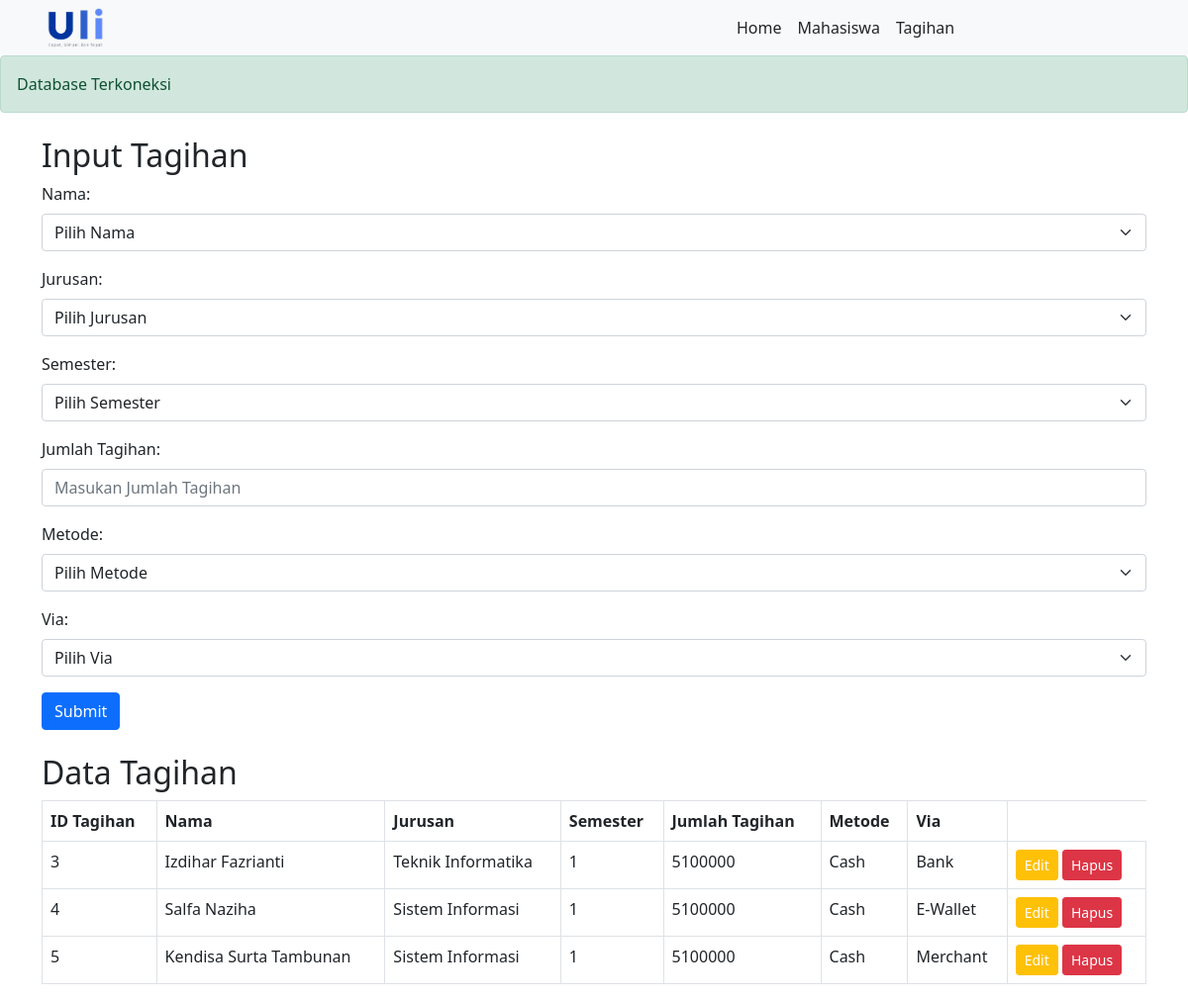
The page /tagihan.php on the database its author committed.
### tables this page shows
CREATE TABLE `tagihan` (
  `id_tagihan` int NOT NULL,
  `nama` varchar(255) NOT NULL,
  `jurusan` enum('Teknik Informatika','Sistem Informasi','Rekayasa Perangkat Lunak','Manajemen','Akuntansi','Bisnis Digital','Komunikasi Desain Visual') NOT NULL,
  `semester` int NOT NULL,
  `jumlah_tagihan` int NOT NULL,
  `metode` enum('Cash','Cicilan 6x','Cicilan 3x','') NOT NULL,
  `via` enum('Bank','E-Wallet','Merchant','') NOT NULL
);

### tagihan.php (the view, shortened to what this page needs)
<?php include 'assets/resource/header.php'; ?>
    <div class="container mt-4">
        <h2>Input Tagihan</h2>
        <form action="<?php echo htmlspecialchars($_SERVER["PHP_SELF"]); ?>" method="post">
            <div class="mb-3">
                <label class="form-label">Nama:</label>
                <select name="nama" class="form-select" required>
                    <option value="">Pilih Nama</option>
                </select>
            </div>
            <div class="mb-3">
                <label class="form-label">Jurusan:</label>
                <select name="jurusan" class="form-select" required>
                    <option value="">Pilih Jurusan</option>
                </select>
            </div>
            <div class="mb-3">
                <label class="form-label">Semester:</label>
                <select name="semester" class="form-select" required>
                    <option value="">Pilih Semester</option>
                </select>
            </div>
            <div class="mb-3">
                <label class="form-label">Jumlah Tagihan:</label>
                <input type="number" step="0.01" name="jumlah_tagihan" class="form-control" placeholder="Masukan Jumlah Tagihan" required />
            </div>
            <div class="mb-3">
                <label class="form-label">Metode:</label>
                <select name="metode" class="form-select" required>
                    <option value="">Pilih Metode</option>
                </select>
            </div>
            <div class="mb-3">
                <label class="form-label">Via:</label>
                <select name="via" class="form-select" required>
                    <option value="">Pilih Via</option>
                </select>
            </div>
            <button type="submit" class="btn btn-primary">Submit</button>
        </form>
    </div>
    <div class="container mt-4">
        <h2>Data Tagihan</h2>
        <table class="table table-bordered">
            <thead>
                <tr>
                    <th>ID Tagihan</th>
                    <th>Nama</th>
                    <th>Jurusan</th>
                    <th>Semester</th>
                    <th>Jumlah Tagihan</th>
                    <th>Metode</th>
                    <th>Via</th>
                </tr>
            </thead>
            <tbody>
                <?php
                $sql = "SELECT * FROM tagihan";
                $hasil = mysqli_query($skon, $sql);
                while ($data = mysqli_fetch_assoc($hasil)) {
                    echo "<tr>
                        <td>" . htmlspecialchars($data['id_tagihan']) . "</td>
                        <td>" . htmlspecialchars($data['nama']) . "</td>
                        <td>" . htmlspecialchars($data['jurusan']) . "</td>
                        <td>" . htmlspecialchars($data['semester']) . "</td>
                        <td>" . htmlspecialchars($data['jumlah_tagihan']) . "</td>
                        <td>" . htmlspecialchars($data['metode']) . "</td>
                        <td>" . htmlspecialchars($data['via']) . "</td>
                        <td>
                            <a href='updatetagihan.php?id_tagihan=" . htmlspecialchars($data['id_tagihan']) . "' class='btn btn-warning btn-sm text-white'>Edit</a>
                            <a href='deletetagihan.php?id_tagihan=" . htmlspecialchars($data['id_tagihan']) . "' class='btn btn-danger btn-sm' onclick='return confirm(\"Apakah anda yakin ingin menghapus data ini?\")'>Hapus</a>
                        </td>
                    </tr>";
                }
                ?>
            </tbody>
        </table>
    </div>
<?php include 'assets/resource/footer.php'; ?>

### rows shown on the page
tagihan: id_tagihan "3", nama "Izdihar Fazrianti", jurusan "Teknik Informatika", semester "1", jumlah_tagihan "5100000", metode "Cash", via "Bank"
tagihan: id_tagihan "4", nama "Salfa Naziha", jurusan "Sistem Informasi", semester "1", jumlah_tagihan "5100000", metode "Cash", via "E-Wallet"
tagihan: id_tagihan "5", nama "Kendisa Surta Tambunan", jurusan "Sistem Informasi", semester "1", jumlah_tagihan "5100000", metode "Cash", via "Merchant"
